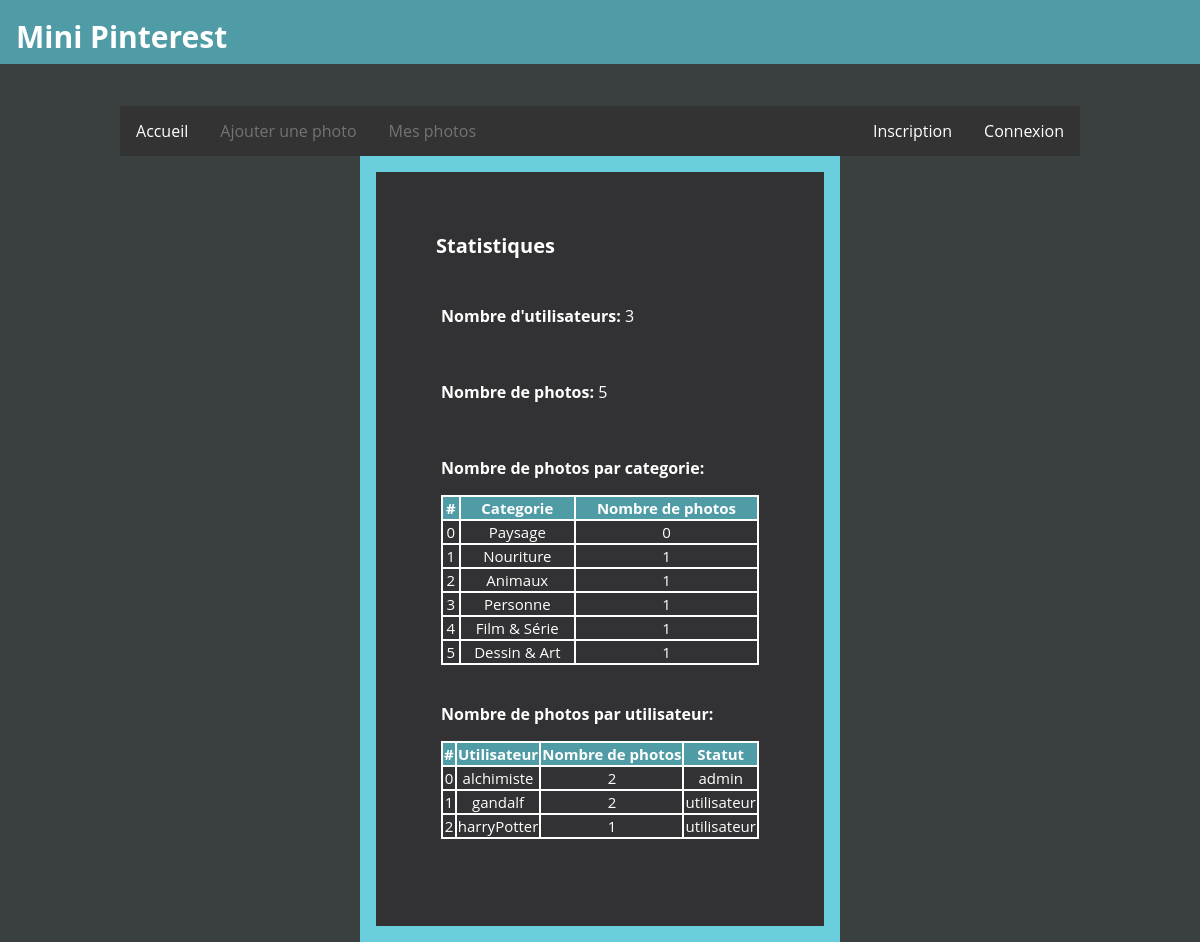
Page /statistiques.php on the committed database.
### tables this page shows
CREATE TABLE `Categorie` (
  `catId` int(11) NOT NULL,
  `nomCat` varchar(250) NOT NULL
);

CREATE TABLE `Utilisateur` (
  `pseudo` varchar(250) NOT NULL,
  `mdp` varchar(250) NOT NULL,
  `statut` varchar(250) NOT NULL
);

### fonctions/utilisateur.php (called while the page is built, shortened)
<?php
function getAllUser($link)
{
	$utilisateur = array();
	$query = "SELECT * FROM Utilisateur;";
	$result = executeQuery($link, $query);
	$index = 0;
	while ($row = mysqli_fetch_assoc($result)) {
		$utilisateur[$index] = $row["pseudo"].";".$row["mdp"].";".$row["statut"];
		$index++;
    }
	return $utilisateur;
}
?>

### fonctions/bd.php (called while the page is built, shortened)
<?php
function executeQuery($link, $query)
{
	$result = mysqli_query($link, $query);
	return $result;
}
?>

### fonctions/categories.php (called while the page is built, shortened)
<?php
function getCategorie($link)
{
	$categorie = array();
	$query = "SELECT * FROM Categorie ORDER BY catId";
	$result = executeQuery($link, $query);
	$index = 0;
	while ($row = mysqli_fetch_assoc($result)) {
		$categorie[$index] = $row["catId"].";".$row["nomCat"];
		$index++;
    }
	return $categorie;
}
function getPhoto($link)
{
	$query = "SELECT * FROM Photo ORDER BY photoId";
	$result = executeQuery($link, $query);
	$index = 0;
	while ($row = mysqli_fetch_assoc($result)) {
		$photo[$index] = $row["photoId"].";".$row["nomFich"].";".$row["description"].";".$row["catId"].";".$row["extension"] .";".$row["auteur"];
		$index++;
    }
    return $photo;
}
?>

### statistiques.php (the view, shortened to what this page needs)
<?php
require_once 'fonctions/bd.php';
require_once 'fonctions/categories.php';
require_once 'fonctions/utilisateur.php';
$link = getConnection($dbHost, $dbUser, $dbPwd, $dbName);
$ongletAjout='';
$ongletMesPhotos='';
$ongletConnexion='';
if(isset($_SESSION["logged"]) && $_SESSION["logged"] !=""){
	$ongletAjout='<li><a href="ajout.php" id="tab-ajout">Ajouter une photo</a></li>';
	$ongletMesPhotos='<li><a href="mesphotos.php" id="tab-mesphotos">Mes photos</a></li>';
	$ongletConnexion='<li style="float:right"><a href="#id01" id="tab-deconnexion">Deconnexion</a></li>';
	$utilisateur = getUtilisateur($link, $_SESSION["logged"]);
	$statut = $utilisateur[2];
	if($statut == "admin"){
		$ongletStatistique='<li style="float:right" class="active" ><a href="statistiques.php" id="tab-stat">Statistiques</a></li>';
	}
}
else{
	$ongletAjout='<li><a href="ajout.php" id="tab-ajout" class="disabled" >Ajouter une photo</a></li>';
	$ongletMesPhotos='<li><a href="mesphotos.php" id="tab-mesphotos" class="disabled">Mes photos</a></li>';
	$ongletConnexion='<li style="float:right"><a href="connexion.php" id="tab-connexion">Connexion</a></li>';
}
$affiche ='';
$utilisateur = getAllUser($link);
$nbUt = sizeof($utilisateur);
$categorie = getCategorie($link);
$nbCat = sizeof($categorie);
$photo = getPhoto($link);
$nbPhoto = sizeof($photo);
?>
<!doctype html>
<html lang="fr">
<head>
	<link rel="stylesheet" type="text/css" href="css/styles.css">
</head>
<header>
	<h1 class="logo">Mini Pinterest</h1>
</header>
<body>
	<div class="menubar">
	<div class="menu">
			 <ul>
  				<li><a href="index.php" id="tab-accueil">Accueil</a></li>
  				<?php echo $ongletAjout; ?>
  				<?php echo $ongletMesPhotos; ?>
  				<?php echo $ongletConnexion; ?>
  				<li style="float:right"><a href="inscription.php" id="tab-inscription">Inscription</a></li>
			</ul>
		</div>
		</div>
	<div class="background">
		<div class="container">
			<h2> Statistiques </h2>
			<div class="ajoutPhoto">
				<?php
					$affiche .= '<p><strong>Nombre d\'utilisateurs: </strong>'. $nbUt .'</p></br>';
					$affiche .= '<p><strong>Nombre de photos: </strong>'. $nbPhoto .'</p></br>';
					$affiche .='<p><strong>Nombre de photos par categorie: </strong></p>';
					$affiche .='<table><tr><th>#</th><th>Categorie</th><th>Nombre de photos</th></tr>';
					for ($i = 0; $i < $nbCat; $i++) {
						$cat = $categorie[$i];
						$splitcat = explode(";", $cat);
						$catid = $splitcat[0];
						$cat = $splitcat[1];
						$nbph = 0;
						for($j = 0; $j < $nbPhoto; $j++){
							$ph = $photo[$j];
							$splitph = explode(";", $ph);
							$idCat = $splitph[3];
							if($idCat == $catid){
							$nbph++;
							}
						}
						$affiche .='<tr><td>'. $i .'</td><td>'. $cat .'</td><td>'. $nbph .'</td></tr>';
					}
					$affiche .='</table></br>';
					$affiche .='<p><strong>Nombre de photos par utilisateur: </strong></p>';
					$affiche .='<table><tr><th>#</th><th>Utilisateur</th><th>Nombre de photos</th><th>Statut</th></tr>';
					for ($i = 0; $i < $nbUt; $i++) {
						$ut = $utilisateur[$i];
						$splitut = explode(";", $ut);
						$pseudo = $splitut[0];
						$statut = $splitut[2];
						$nbph = 0;
						for($j = 0; $j < $nbPhoto; $j++){
							$ph = $photo[$j];
							$splitph = explode(";", $ph);
							$auteur = $splitph[5];
							if($auteur == $pseudo){
							$nbph++;
							}
						}
						$affiche .='<tr><td>'. $i .'</td><td>'. $pseudo .'</td><td>'. $nbph .'</td><td>'. $statut .'</td></tr>';
					}
					$affiche .='</table></br>';
					echo $affiche;
				?>
			</div>
		</div>
	</div>
	</body>
</html>

### css/styles.css (style rules this page uses)
header { position:fixed; top:0px; width:100%; height:64px; display:inline-block; background-color:#509CA6; color: white; z-index: 100; }
body { padding-top: 96px; margin:0px; background-color: #3A3F40; font-family: 'Open Sans', sans-serif; }
.logo { float:left; margin-top: 16px; margin-left:16px; height: 32px; width: max-content; font-size: 30px; text-align: center; }
.background { width:max-content; max-width: 80%; background-color: #6BCEDC; padding:16px; margin-left: auto; margin-right: auto; top: 50px; position: relative; }
.container { max-width: 100%; background-color: #323234; color:white; padding: 40px; }
.menubar { margin-top:10px; width:100%; z-index: 99; }
.menu { height: 50px; width: 100%; position: absolute; margin: auto; }
ul { list-style-type: none; margin: auto; padding: 0; width: 80%; overflow: hidden; background-color: #333; position: relative; top: 0; transform: none; }
li { float: left; }
li a { display: block; color: white; text-align: center; padding: 14px 16px; text-decoration: none; }
.disabled { pointer-events: none; cursor: default; color: #FFFFFF50; }
h2 { font-size: 20px; margin: 20px; }
.ajoutPhoto { margin: 15px; padding: 10px; }
table, th, td { border: 2px solid; border-collapse: collapse; }
table { width: 100%; }
th { background-color: #509CA6; color: white; }
th, td { font-size: 15px; font-family: 'Open Sans', sans-serif;; text-align: center; }

### rows in the picture
categorie: nomCat "Paysage", nbph "0"
categorie: nomCat "Nouriture", nbph "1"
categorie: nomCat "Animaux", nbph "1"
categorie: nomCat "Personne", nbph "1"
categorie: nomCat "Film & Série", nbph "1"
categorie: nomCat "Dessin & Art", nbph "1"
utilisateur: pseudo "alchimiste", nbph "2", statut "admin"
utilisateur: pseudo "gandalf", nbph "2", statut "utilisateur"
utilisateur: pseudo "harryPotter", nbph "1", statut "utilisateur"

### other values in the picture
$nbUt "3"
$nbPhoto "5"
